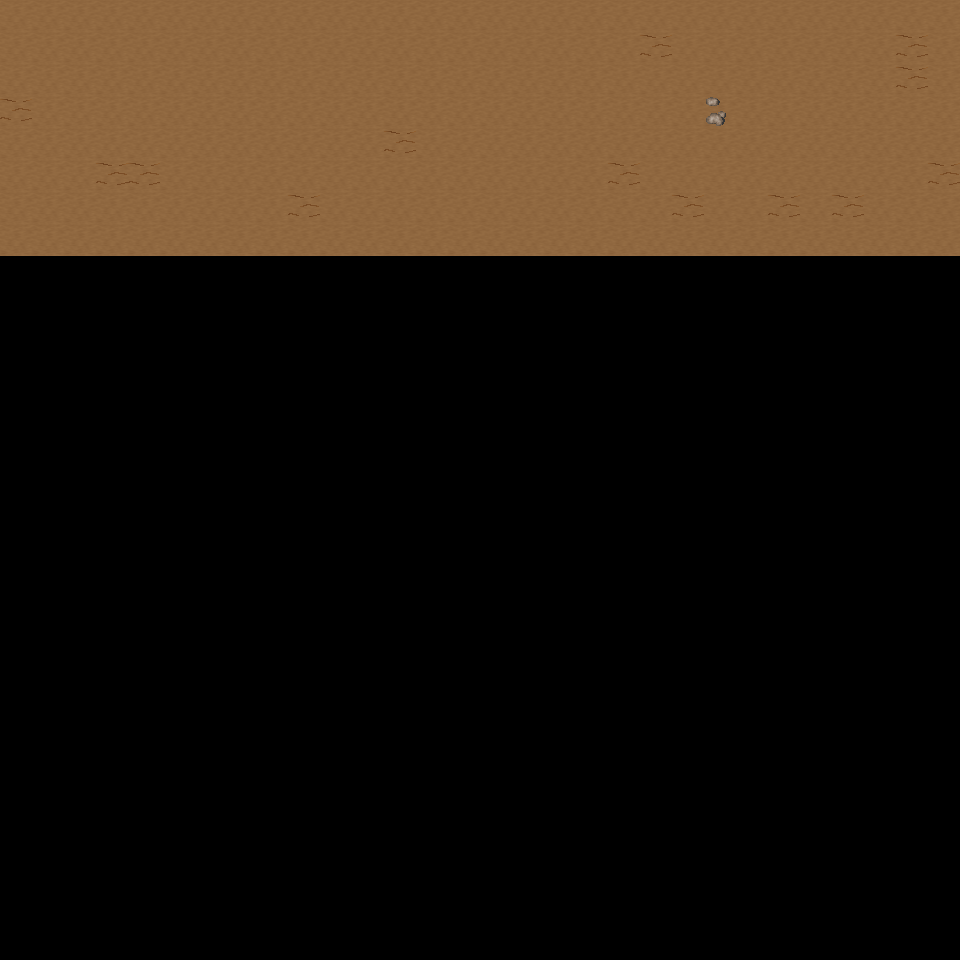

This is a level from a 2D game, rendered from its Tiled map with the project's own tilesets. A one-line summary and the map file follow, with tile-layer data summarised:
An orthogonal 30x30 tile map with 32x32 px tiles, 6 tile layers (Ground, Object, Object2, Above, ...), 20 tilesets and 3 objects (3x mapExit).

<map version="1.0" orientation="orthogonal" renderorder="right-down" width="30" height="30" tilewidth="32" tileheight="32" nextobjectid="4">
  <tileset firstgid="1" name="tileset_ground_ground" tilewidth="32" tileheight="32" tilecount="33" columns="3">
    <image source="../drawable/tileset_ground_ground.png" width="96" height="352" />
  </tileset>
  <tileset firstgid="34" name="tileset_ground_ridge_earth_dark" tilewidth="32" tileheight="32" tilecount="96" columns="12">
    <image source="../drawable/tileset_ground_ridge_earth_dark.png" width="384" height="256" />
  </tileset>
  <tileset firstgid="130" name="tileset_ground_earth_edges" tilewidth="32" tileheight="32" tilecount="18" columns="6">
    <image source="../drawable/tileset_ground_earth_edges.png" width="192" height="96" />
  </tileset>
  <tileset firstgid="148" name="tileset_ground_rock_pebbles" tilewidth="32" tileheight="32" tilecount="3" columns="1">
    <image source="../drawable/tileset_ground_rock_pebbles.png" width="32" height="96" />
  </tileset>
  <tileset firstgid="151" name="tileset_item_statue_grey_stone" tilewidth="32" tileheight="32" tilecount="4" columns="2">
    <image source="../drawable/tileset_item_statue_grey_stone.png" width="64" height="64" />
  </tileset>
  <tileset firstgid="155" name="tileset_ground_square_patch" tilewidth="32" tileheight="32" tilecount="9" columns="3">
    <image source="../drawable/tileset_ground_square_patch.png" width="96" height="96" />
  </tileset>
  <tileset firstgid="164" name="tileset_ground_eye" tilewidth="32" tileheight="32" tilecount="9" columns="3">
    <image source="../drawable/tileset_ground_eye.png" width="96" height="96" />
  </tileset>
  <tileset firstgid="173" name="tileset_item_corpse_huge_animal" tilewidth="32" tileheight="32" tilecount="16" columns="2">
    <image source="../drawable/tileset_item_corpse_huge_animal.png" width="64" height="256" />
  </tileset>
  <tileset firstgid="189" name="tileset_logic_creature_orc" tilewidth="32" tileheight="32" tilecount="6" columns="6">
    <image source="../drawable/tileset_logic_creature_orc.png" width="192" height="32" />
  </tileset>
  <tileset firstgid="195" name="tileset_logic_collision" tilewidth="32" tileheight="32" tilecount="1" columns="1">
    <image source="../drawable/tileset_logic_collision.png" width="32" height="32" />
  </tileset>
  <tileset firstgid="196" name="tileset_plant_tree_spruce" tilewidth="32" tileheight="32" tilecount="6" columns="2">
    <image source="../drawable/tileset_plant_tree_spruce.png" width="64" height="96" />
  </tileset>
  <tileset firstgid="202" name="tileset_plant_tree_evergreen" tilewidth="32" tileheight="32" tilecount="36" columns="3">
    <image source="../drawable/tileset_plant_tree_evergreen.png" width="96" height="384" />
  </tileset>
  <tileset firstgid="238" name="tileset_plant_bush_bushes" tilewidth="32" tileheight="32" tilecount="10" columns="5">
    <image source="../drawable/tileset_plant_bush_bushes.png" width="160" height="64" />
  </tileset>
  <tileset firstgid="248" name="tileset_plant_bush_bush_mult_colored" tilewidth="32" tileheight="32" tilecount="6" columns="3">
    <image source="../drawable/tileset_plant_bush_bush_mult_colored.png" width="96" height="64" />
  </tileset>
  <tileset firstgid="254" name="tileset_plant_stump_small_stump" tilewidth="32" tileheight="32" tilecount="4" columns="2">
    <image source="../drawable/tileset_plant_stump_small_stump.png" width="64" height="64" />
  </tileset>
  <tileset firstgid="258" name="tileset_plant_bush_large_green" tilewidth="32" tileheight="32" tilecount="9" columns="3">
    <image source="../drawable/tileset_plant_bush_large_green.png" width="96" height="96" />
  </tileset>
  <tileset firstgid="267" name="tileset_plant_tree_tree_darkgreen" tilewidth="32" tileheight="32" tilecount="88" columns="8">
    <image source="../drawable/tileset_plant_tree_tree_darkgreen.png" width="256" height="352" />
  </tileset>
  <tileset firstgid="355" name="tileset_ground_dry_grass" tilewidth="32" tileheight="32" tilecount="54" columns="9">
    <image source="../drawable/tileset_ground_dry_grass.png" width="288" height="192" />
  </tileset>
  <tileset firstgid="409" name="tileset_logic_creature_animal" tilewidth="32" tileheight="32" tilecount="32" columns="8">
    <image source="../drawable/tileset_logic_creature_animal.png" width="256" height="128" />
  </tileset>
  <tileset firstgid="441" name="tileset_logic_creature_mutant" tilewidth="32" tileheight="32" tilecount="7" columns="7">
    <image source="../drawable/tileset_logic_creature_mutant.png" width="224" height="32" />
  </tileset>
  <layer name="Ground" width="30" height="30">
    <data>[900 cells, 240 non-empty, 1 distinct tile ids]</data>
  </layer>
  <layer name="Object" width="30" height="30">
    <data>[900 cells, 14 non-empty, 2 distinct tile ids]</data>
  </layer>
  <layer name="Object2" width="30" height="30">
    <data>[900 cells, 0 non-empty, 0 distinct tile ids]</data>
  </layer>
  <layer name="Above" width="30" height="30">
    <data>[900 cells, 0 non-empty, 0 distinct tile ids]</data>
  </layer>
  <layer name="Above2" width="30" height="30">
    <data>[900 cells, 0 non-empty, 0 distinct tile ids]</data>
  </layer>
  <layer name="Walkable" width="30" height="30">
    <data>[900 cells, 0 non-empty, 0 distinct tile ids]</data>
  </layer>
  <objectgroup name="MapEvents">
    <object id="1" name="north" type="mapExit" x="0" y="0" width="960" height="32">
      <properties>
        <property name="map" value="level_0_x87_y11" />
        <property name="x" value="0" />
        <property name="y" value="28" />
      </properties>
    </object>
    <object id="2" name="west" type="mapExit" x="0" y="0" width="32" height="960">
      <properties>
        <property name="map" value="level_0_x86_y12" />
        <property name="x" value="28" />
        <property name="y" value="0" />
      </properties>
    </object>
    <object id="3" name="east" type="mapExit" x="928" y="0" width="32" height="960">
      <properties>
        <property name="map" value="level_0_x88_y12" />
        <property name="x" value="1" />
        <property name="y" value="0" />
      </properties>
    </object>
  </objectgroup>
</map>
